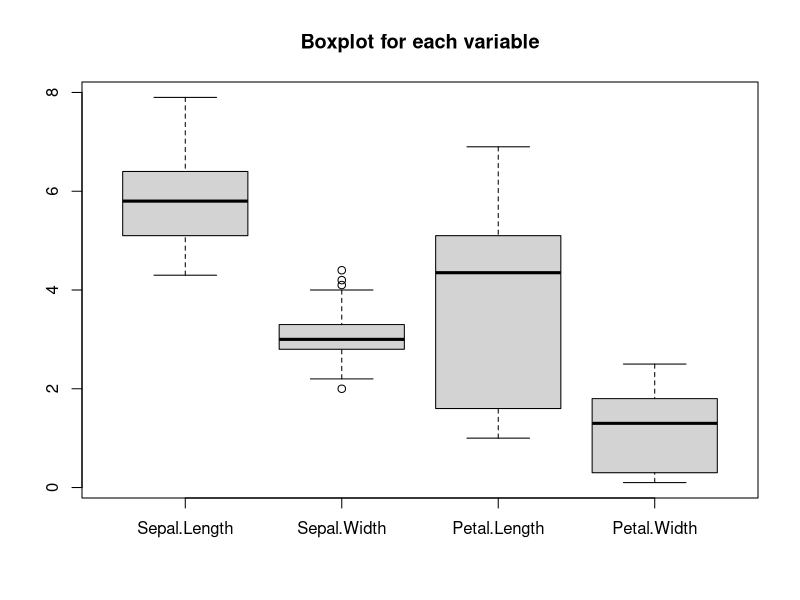
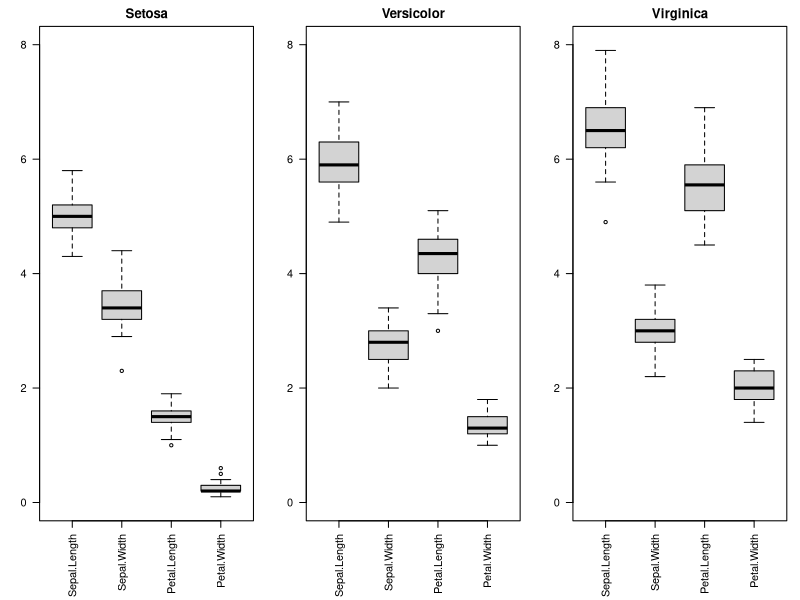
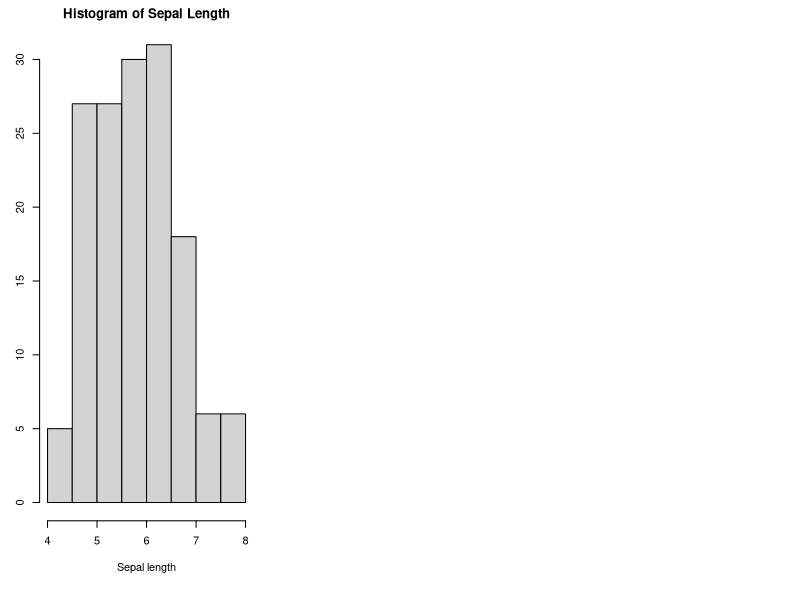
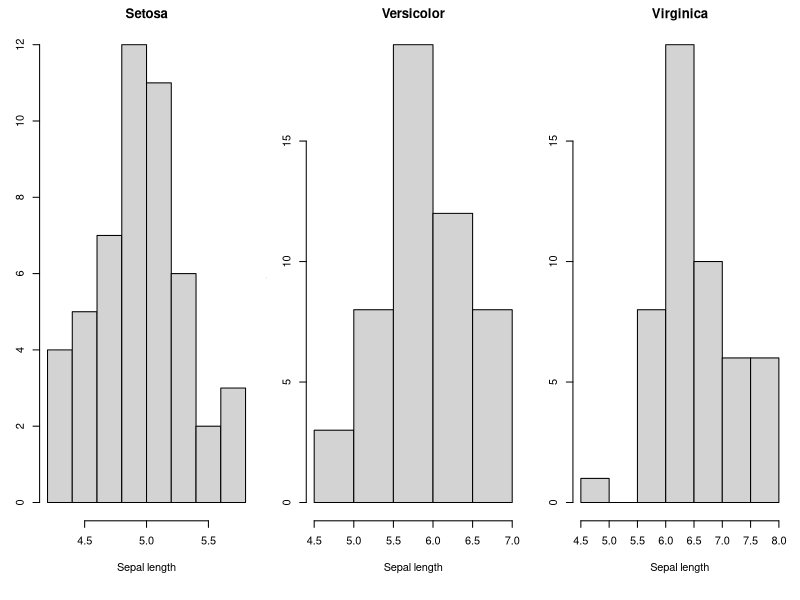
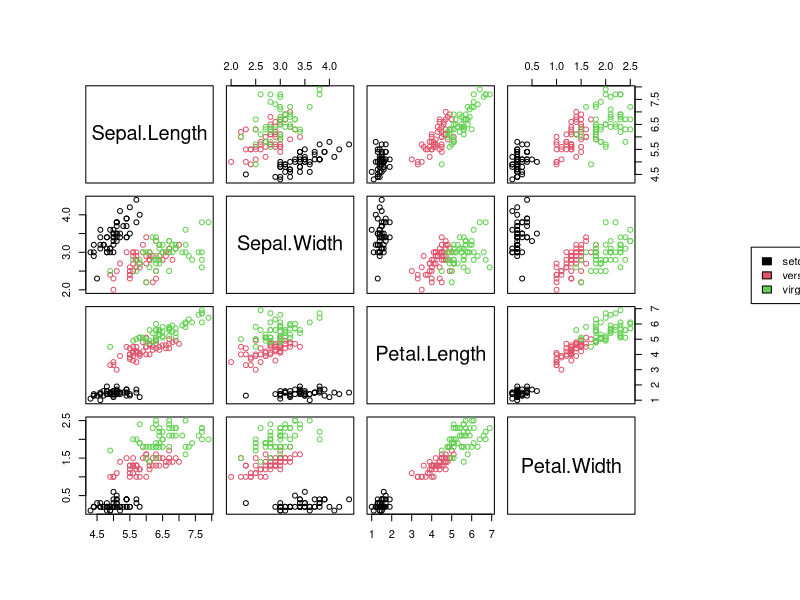

These charts were generated, in order, by the following R code:
## ---- chunk 1
library(readr)
## ---- chunk 2
data(iris)
head(iris, n=5)
## ---- chunk 3
summary(iris)
## ---- chunk 4
boxplot(iris[,1:4], main="Boxplot for each variable")
## ---- chunk 5
print(sd(iris$Sepal.Length))
print(sd(iris$Sepal.Width))
print(sd(iris$Petal.Length))
print(sd(iris$Petal.Width))
## ---- chunk 6
par(mfrow=c(1,3),mar=c(6,3,2,1)) #to plot all boxplots in the same line

boxplot(iris[1:4][iris$Species=="setosa",], main="Setosa", ylim=c(0,8), las=2)
boxplot(iris[1:4][iris$Species=="versicolor",], main="Versicolor", ylim=c(0,8), las=2)
boxplot(iris[1:4][iris$Species=="virginica",], main="Virginica", ylim=c(0,8), las=2)
## ---- chunk 7
hist(iris$Sepal.Length, main="Histogram of Sepal Length", xlab="Sepal length")
## ---- chunk 8
par(mfrow=c(1,3))
hist(iris$Sepal.Length[iris$Species=="setosa"], main="Setosa", xlab="Sepal length")
hist(iris$Sepal.Length[iris$Species=="versicolor"], main="Versicolor", xlab="Sepal length")
hist(iris$Sepal.Length[iris$Species=="virginica"],main="Virginica", xlab="Sepal length")
## ---- chunk 9
print(cor(iris$Sepal.Length, iris$Sepal.Width))
print(cor(iris$Sepal.Length, iris$Petal.Length))
print(cor(iris$Sepal.Length, iris$Petal.Width))
## ---- chunk 10
print(cor(iris$Sepal.Length[iris$Species=="setosa"], iris$Sepal.Width[iris$Species=="setosa"]))
print(cor(iris$Sepal.Length[iris$Species=="versicolor"], iris$Sepal.Width[iris$Species=="versicolor"]))
print(cor(iris$Sepal.Length[iris$Species=="virginica"], iris$Sepal.Width[iris$Species=="virginica"]))
## ---- chunk 11
pairs(iris[,1:4],col=iris[,5],oma=c(6,6,6,12))
par(xpd=TRUE) #for the colouring
legend(0.85, 0.6,as.vector(unique(iris$Species)),fill=c(1,2,3))
## ---- chunk 12
#we create variables Setosa, Versicolor
iris$Setosa=rep(0, 150)
iris$Versicolor=rep(0, 150)

#we put 1 where variables become setosa and versicolor respectively
iris$Setosa[which(iris$Species=="setosa")]=1
iris$Versicolor[which(iris$Species=="versicolor")]=1
head(iris, n=5)
## ---- chunk 13
model<-lm(Sepal.Length~Sepal.Width+Petal.Length+Petal.Width+Setosa+Versicolor, data=iris)
summary(model)
